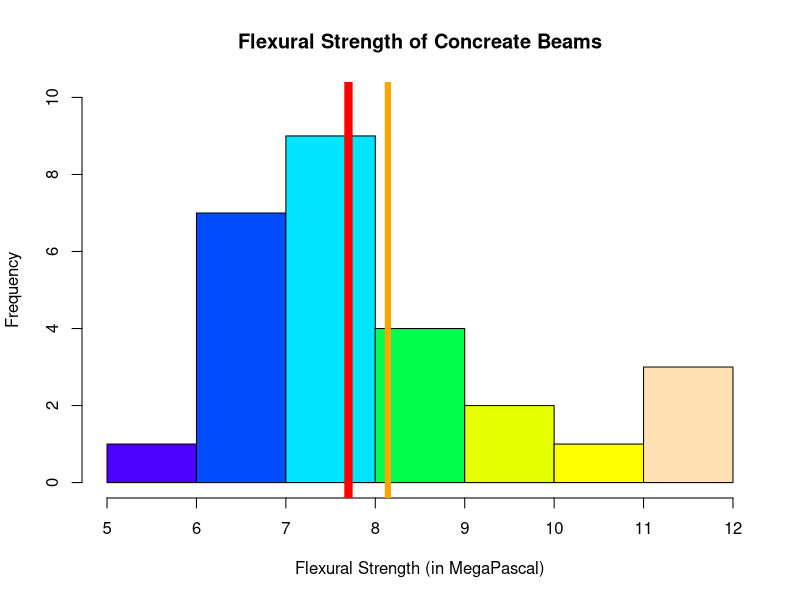
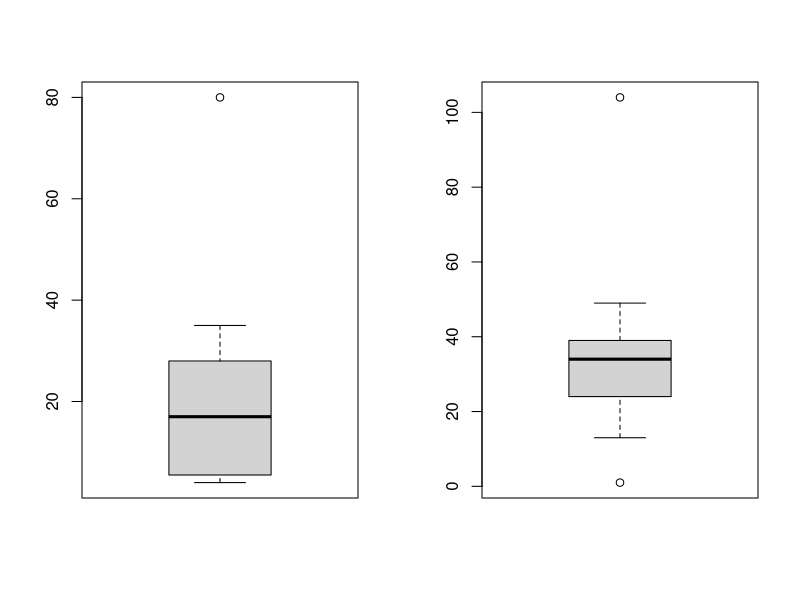
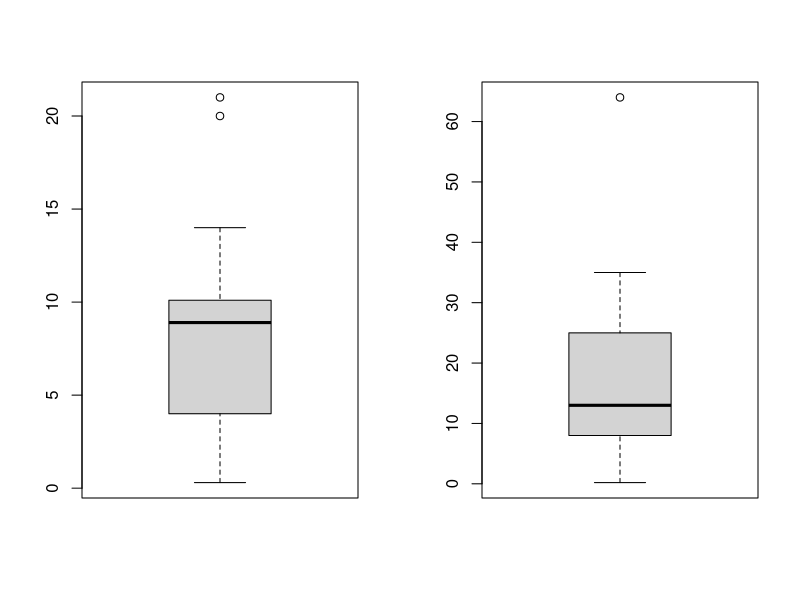
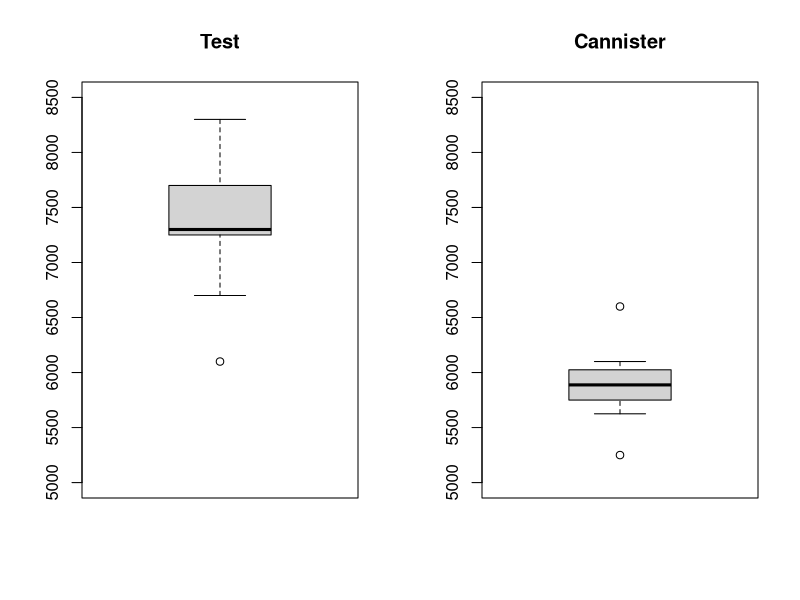

These charts were generated, in order, by the following R code:
## ---- chunk 1
library(dplyr)
library(ggplot2)
## ---- chunk 2
beam <- c(5.9, 7.2, 7.3, 6.3, 8.1, 6.8, 7.0, 7.6, 6.8, 6.5, 7.0, 6.3, 7.9, 9.0,
         8.2, 8.7, 7.8, 9.7, 7.4, 7.7, 9.7, 7.8, 7.7, 11.6, 11.3, 11.8, 10.7)
stem(beam)
## ---- chunk 3
hist(beam, 
     col = topo.colors(7), 
     ylim = c(0,10), 
     xlab= "Flexural Strength (in MegaPascal)",
     main = "Flexural Strength of Concreate Beams")
abline(v=mean(beam), col="orange", lwd = 6)
abline(v=median(beam), col="red", lwd = 8)
## ---- chunk 4
proportion <- mean(as.integer(beam > 10))
print(paste(round(proportion*100,2), "%"))
## ---- chunk 5
wood.g <- c(.31, .35, .36, .36, .37, .38, .40, .40, .40,
            .41, .41, .42, .42, .42, .42, .42, .43, .44,
            .45, .46, .46, .47, .48, .48, .48, .51, .54,
            .54, .55, .58, .62, .66, .66, .67, .68, .75)
## ---- chunk 6
stem(wood.g, scale = 0.1)
stem(wood.g, scale = 0.5)
stem(wood.g)
## ---- chunk 7
cylinders <- c(6.1, 5.8, 7.8, 7.1, 7.2, 9.2, 6.6, 8.3, 7.0, 8.3,
           7.8, 8.1, 7.4, 8.5, 8.9, 9.8, 9.7, 14.1, 12.6, 11.2)
## ---- chunk 8
stem(cylinders, scale = 2)
## ---- chunk 9
# find mode 
sort(table(cylinders))
mode <- ((8.3-7.8)/2)+7.8
mean(cylinders)
median(cylinders)
# hist(cylinders, 
#      col = topo.colors(7), 
#      ylim = c(0,6),
#      xlim = c(0, 15),
#      xlab= "Flexural Strength (in MegaPascal)",
#      main = "Flexural Strength of Concrete Cylinders",
#      breaks = c(4,5,6,7,8,9,10,11,12,13,14,15))
# abline(v=mean(cylinders), col="orange", lwd = 6)
# abline(v=median(cylinders), col="red", lwd = 8)
# abline(v=mode, col="yellow", lwd = 6)
## ---- chunk 10
cylinders.clean <- c(6.1, 5.8, 7.8, 7.1, 7.2, 9.2, 6.6, 8.3, 7.0, 8.3,
           7.8, 8.1, 7.4, 8.5, 8.9, 9.8, 9.7)
cylinders.clean
mean(cylinders.clean)
median(cylinders.clean)
## ---- chunk 11
proportion2 <- mean(as.integer(cylinders > 10))
print(paste(round(proportion2*100,2), "%"))
## ---- chunk 12
urban <- c(6.0, 5.0, 11.0, 33.0, 4.0, 5.0, 80.0, 18.0, 35.0, 17.0, 23.0)
farm <- c(4.0, 14.0, 11.0, 9.0, 9.0, 8.0, 4.0, 20.0, 5.0, 8.9, 21.0, 9.2, 3.0, 2.0, 0.3 )
## ---- chunk 13
mean(urban)
mean(farm)
## ---- chunk 14
median(urban)
median(farm)
## ---- chunk 15
sort(urban)
sort(farm)
## ---- chunk 16
urban.trim <- c(6.0, 5.0, 11.0, 33.0, 5.0, 18.0, 35.0, 17.0, 23.0)
farm.trim <- c(4.0, 14.0, 11.0, 9.0, 9.0, 8.0, 4.0, 20.0, 5.0, 8.9, 9.2, 3.0, 2.0)
## ---- chunk 17
(sum(urban)-84)/length(urban)
(sum(farm)-21.3)/length(farm)
## ---- chunk 18
mean(urban.trim)
mean(farm.trim)
## ---- chunk 19
stem(urban, scale = 2)
stem(farm, scale = .5)
## ---- chunk 20
urban
farm
## ---- chunk 21
sd(urban)
sd(farm)
## ---- chunk 22
# hint
sigma_x_i.u <- 237.0
sigma_x_i.f <- 128.4
sigma_x_i_2.u <- 10079
sigma_x_i_2.f <- 1617.94
n.u <- length(urban)
n.f <- length(farm)
constant.u <- 1/(n.u-1)
constant.f <- 1/(n.f-1)
sv.u <- constant.u*(sigma_x_i_2.u - (sigma_x_i.u)^2/n.u)
sv.f <- constant.f*(sigma_x_i_2.f - (sigma_x_i.f)^2/n.f)
sqrt(sv.u)
sqrt(sv.f)
## ---- chunk 23
quantile(urban)
quantile(farm)
## ---- chunk 24
# sort 
sorted.u <- sort(urban)
sorted.f <- sort(farm)
sorted.u
sorted.f
# find included value 
include.u <- as.integer(n.u/2)+1
include.f <- as.integer(n.f/2)+1
sorted.u[include.u]
sorted.f[include.f]
# upper and lower forth 
urban.lower <- c(4,  5,  5,  6, 11, 17)
urban.upper <- c(17, 18, 23, 33, 35, 80)
farm.lower <- c(0.3,  2.0,  3.0,  4.0,  4.0,  5.0,  8.0,  8.9)
farm.upper <- c(8.9,  9.0,  9.0,  9.2, 11.0, 14.0, 20.0, 21.0)
## ---- chunk 25
min(urban)
median(urban.lower)
median(urban)
median(urban.upper)
max(urban)
min(farm)
median(farm.lower)
median(farm)
median(farm.upper)
max(farm)
## ---- chunk 26
urban.bag <- c(34.0, 49.0, 13.0, 33.0, 24.0, 24.0, 35.0, 104.0, 34.0, 40.0, 38.0, 1.0)
farm.bag <- c(2.0, 64.0, 6.0, 17.0, 35.0, 11.0, 17.0, 13.0, 5.0, 27.0, 23.0,
              28.0, 10.0, 13.0, 0.2)
quantile(urban.bag)
quantile(farm.bag)
## ---- chunk 27
par(mfrow = c(1,2))
boxplot(urban)
boxplot(urban.bag)
par(mfrow = c(1,2))
boxplot(farm)
boxplot(farm.bag)
## ---- chunk 28
oxi.induct.time.min <- c(87, 103, 130, 160, 180, 195, 132, 145, 211, 105, 145,
                         153, 152, 138, 87, 99, 93, 119, 129)
## ---- chunk 29
oxi.var <- var(oxi.induct.time.min)
oxi.sd <- sd(oxi.induct.time.min)
oxi.var
oxi.sd
## ---- chunk 30
oxi.var/60^2
oxi.sd/60
# verification 
oxi.induct.time.hour <- oxi.induct.time.min/60
var(oxi.induct.time.hour)
sd(oxi.induct.time.hour) 
## ---- chunk 31
Test <-c(7200, 6100, 7300, 7300, 8000, 7400,
         7300, 7300, 8000, 6700, 8300)         
Cannister <- c(5250, 5625, 5900, 5900, 5700, 6050,
               5800, 6000, 5875, 6100, 5850, 6600)
## ---- chunk 32
par(mfrow = c(1,2))
boxplot(Test, ylim = c(5000, 8500), main = "Test")
boxplot(Cannister, ylim = c(5000, 8500), main = "Cannister")
## ---- chunk 33
mean(Test)-mean(Cannister)
mean(Test)
mean(Cannister)
sd(Test)
sd(Cannister)
